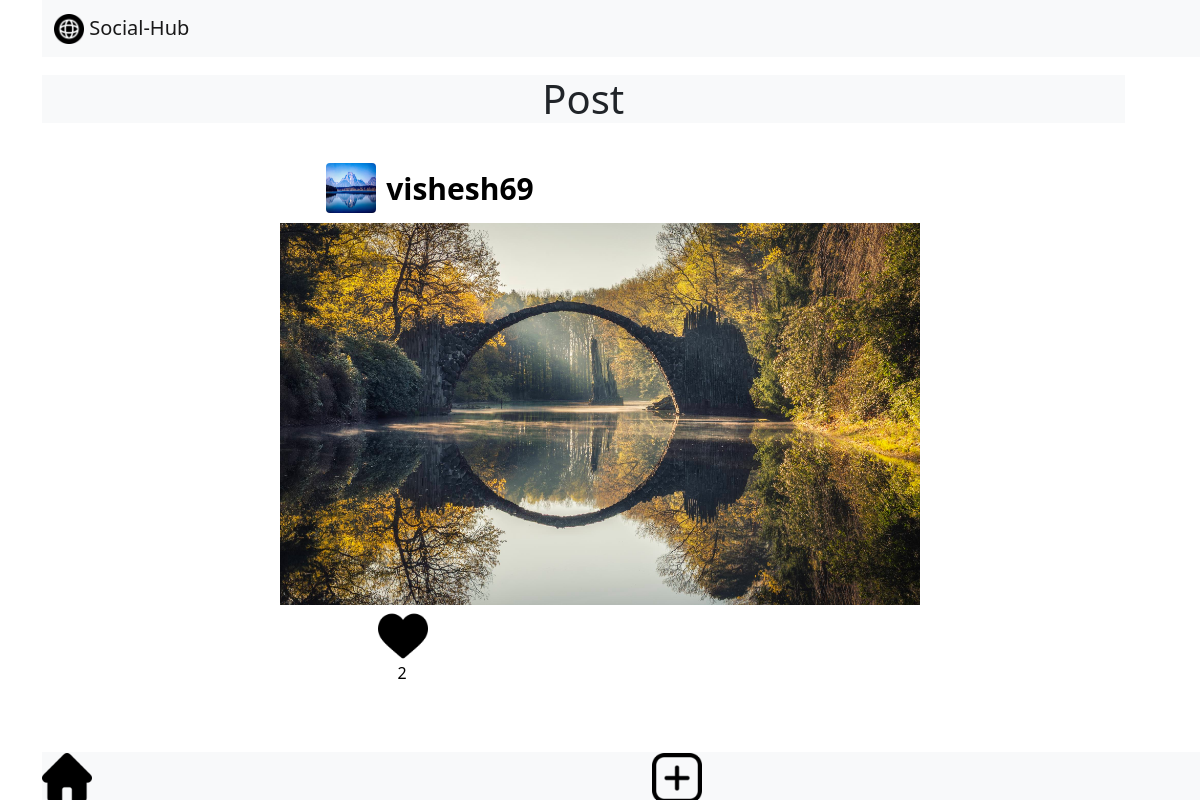
The app's page /main/show_post?post=8 (signed in) with its own data.
### my_app/models.py (models this page shows)
class User_profile_img(models.Model):
    username=models.ForeignKey(Login_info,on_delete=models.CASCADE)
    dp=models.ImageField(upload_to=filepath, null=True, blank=True)

class Login_info (models.Model):
    username= models.CharField(max_length =50)
    email=models.EmailField()
    password=models.CharField(max_length =10)

class Post1(models.Model):
    user_pro=models.ForeignKey(User_profile,on_delete=models.CASCADE)
    user_pro_img=models.ForeignKey(User_profile_img,on_delete=models.CASCADE)
    post_img=models.ImageField(upload_to=filepath1, null=True, blank=True)
    like_cnt=models.IntegerField()
    captions=models.CharField(max_length=200)

### my_app/views.py (the view)
# urls.py: path('show_post' , views.show_post,name='show_post'),
def show_post(request):
    if request.method=="GET":
        session_username = request.session['username']
        p_id=request.GET.get('post')
        p=Post1.objects.get(id=p_id)
        login_info = Login_info.objects.get(username=p.user_pro.username.username)
        user_pro_img=User_profile_img.objects.get(username=login_info)
        if Like.objects.filter(username=Login_info.objects.get(username=session_username)).filter(post=p).exists():
            like=Like.objects.filter(username=Login_info.objects.get(username=session_username)).get(post=p)
        else:
            like=Like()
        if session_username==p.user_pro.username.username:
            context = {
                'post' : p,
                'login' : login_info,
                'img' : user_pro_img,
                'like' : like,
                'd' : True,
            }
        else:
            context = {
                'post' : p,
                'login' : login_info,
                'img' : user_pro_img,
                'like' : like,
            }
    return render(request , "show_post.html" , context)

### template/show_post.html (shortened to what this page needs)
{%extends 'base.html'%}
{% block body %}
<h1 style="margin-top: 75px;  background-color: #f8f9fa!important; width: 97%; text-align: center;">Post</h1>
<div class="post" style=" margin-top: 40px;  margin-bottom: 80px;">
    <A href="searched_user?login_info={{login.username}}" style="color: black; text-decoration: none;">
        <div class="acc_info">
            {% if img.dp %}
            <img src="{{ img.dp.url }}" alt="" width="50" height="50" class="rounded  d-inline-block align-text-top">
            {% else %}
            <img src="media/temp/user.png" alt="" width="50" height="50" class="rounded  d-inline-block align-text-top">
            {% endif %}
            <strong style="font-size: 30px; padding-left: 10px;">{{ login.username }}</strong>
        </div>
    </A>
    <img src="{{ post.post_img.url }}" alt="" style="width: 80vh; padding-top: 10px;">
    <div class="share">
        <a href="like_unlike?post_id={{ post.id }}&page=post" style="text-decoration: none ; color: black;"><div class="tabs1">
            {% if like %}
                {% if like.like %}
                <img src="media/temp/heart.png" alt="" width="50" height="50" class="d-inline-block align-text-top">
                {% else %}
                <img src="media/temp/unliked.png" alt="" width="50" height="50" class="d-inline-block align-text-top">
                {% endif %}
            {% else %}
                <img src="media/temp/unliked.png" alt="" width="50" height="50" class="d-inline-block align-text-top">
            {% endif %}
            <p style="margin-left: 20px;">{{ post.like_cnt }}</p>
        </div></a>
    </div>
</div>
{% endblock body %}

### template/show_post.html (style rules this page uses)
.post { display: flex; align-items: center; flex-direction: column; }
.post .acc_info { margin-left: -340px; height: 50px; display: flex; justify-content: center; align-items: center; }
.post .share { display: flex; flex-direction: row; margin-left: -395px; }
.post .share .tabs1 { padding: 5px; }

### template/base.html (style rules this page uses)
* { margin: 0; padding: 0; }

### records on screen
User_profile_img: dp (picture)
Login_info: username "vishesh69"
Post1: post_img (picture), like_cnt "2"
